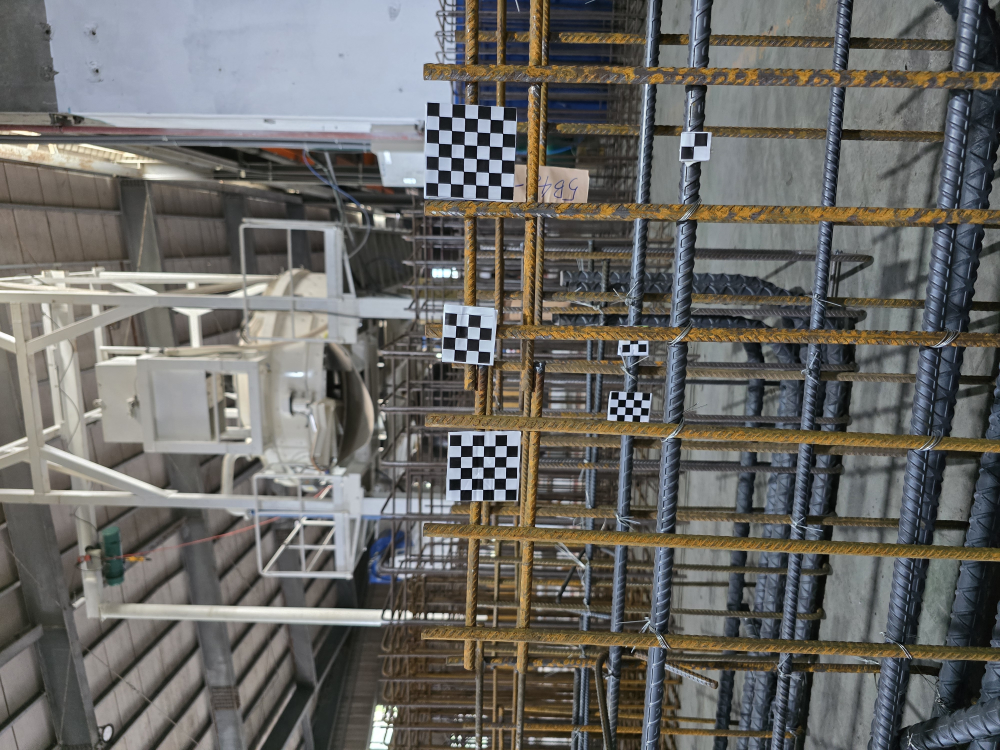
#> input picture 0.5m_with_scale/20250502_135811.jpg, 4000 x 3000 px, found by its file name (shown at 1/4 size); its folder holds only this picture in this run
$ jupyter execute depth_map_comparison.ipynb
#> lines starting #> are read from the running program, lines starting #| are printed output that depends on the picture
[cell 1]
from PIL import Image
import os
import matplotlib.pyplot as plt

[cell 2]
def get_file_name(directory):
    file_names = []
    for file in os.listdir(directory):
        name_without_ext = os.path.splitext(file)[0]
        file_names.append(name_without_ext)
    return file_names

[cell 3]
# Get the paths of the images in different directories
def get_images_paths(file_names, directories):
    images_paths = []
    for file_name in file_names:
        image_paths = []
        for directory, extension in directories.items():
            file = f"{file_name}.{extension}"
            image_paths.append(os.path.join(directory, file))
        images_paths.append(image_paths)
    return images_paths

[cell 4]
def show_depth_images(images_paths):
    for image_paths in images_paths:
        plt.figure(figsize=(15, 10))
        for i, image_path in enumerate(image_paths):
            image = Image.open(image_path)
#> image is the input picture: PIL image 4000x3000 RGB; mean R, G, B 106.1, 105, 101.8
            if i == 0:
                image = image.rotate(270, expand=True)
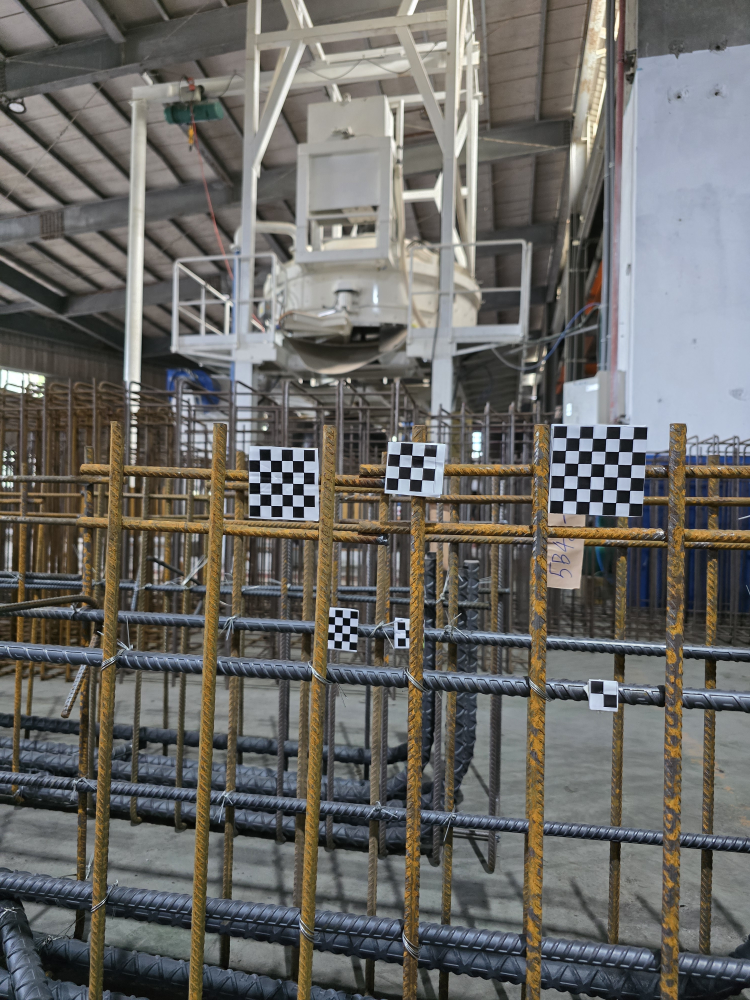
#> image: PIL image 3000x4000 RGB (shown at 1/4 size); mean R, G, B 106.1, 105, 101.8

            n_cols = (len(image_paths) + 1) // 2
            plt.subplot(2, n_cols, i + 1)
            plt.imshow(image)
            plt.title(os.path.basename(os.path.dirname(image_path)))
            plt.axis('off')

        plt.show()


$ run again, on 0.5m_with_scale/20250502_140223.jpg
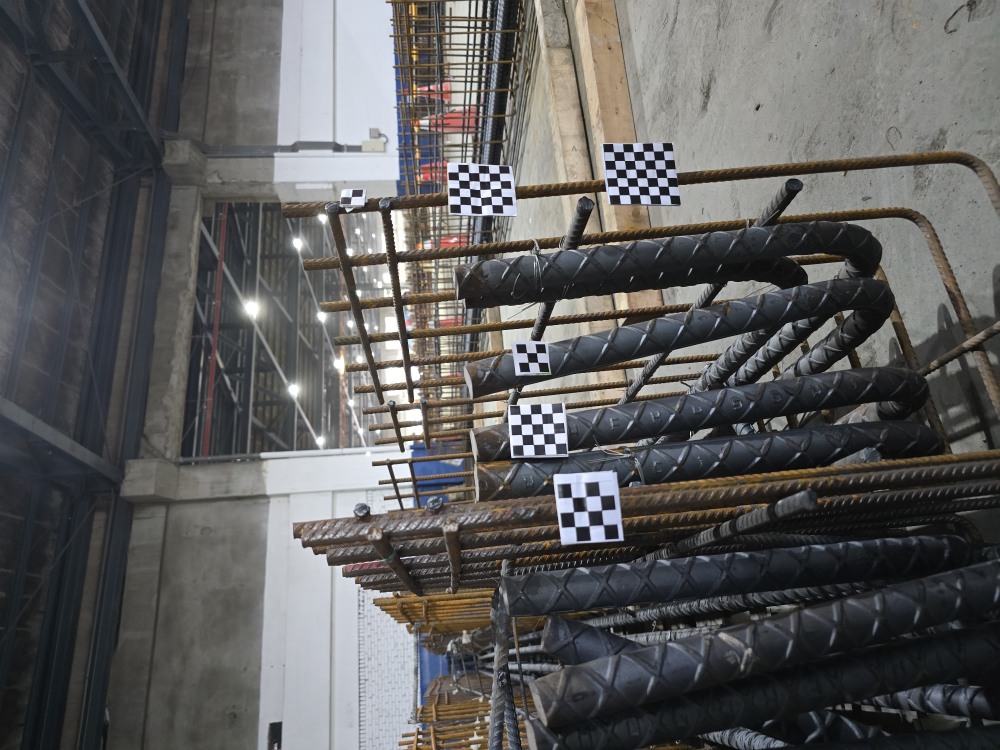
#> input picture 0.5m_with_scale/20250502_140223.jpg, 4000 x 3000 px, found by its file name (shown at 1/4 size)
#> in show_depth_images, image is the input picture: PIL image 4000x3000 RGB; mean R, G, B 92.7, 92.1, 91.8
#> in show_depth_images, `image = image.rotate(270, expand=True)`:
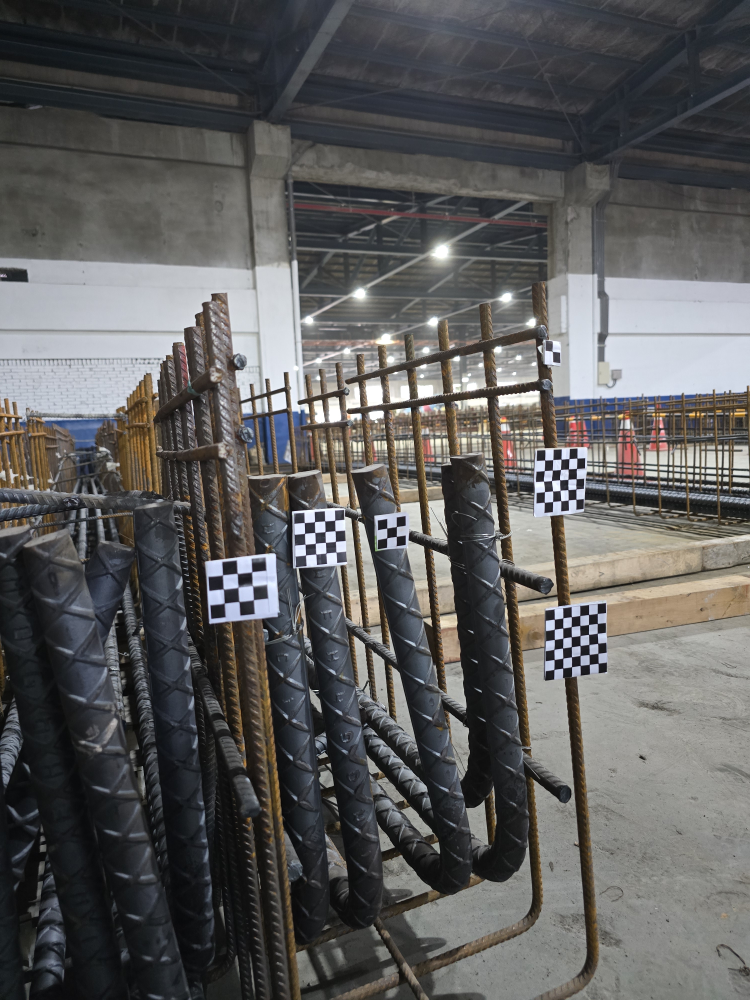
#> image: PIL image 3000x4000 RGB (shown at 1/4 size); mean R, G, B 92.7, 92.1, 91.8

$ run again, on 0.5m_with_scale/20250502_140226.jpg
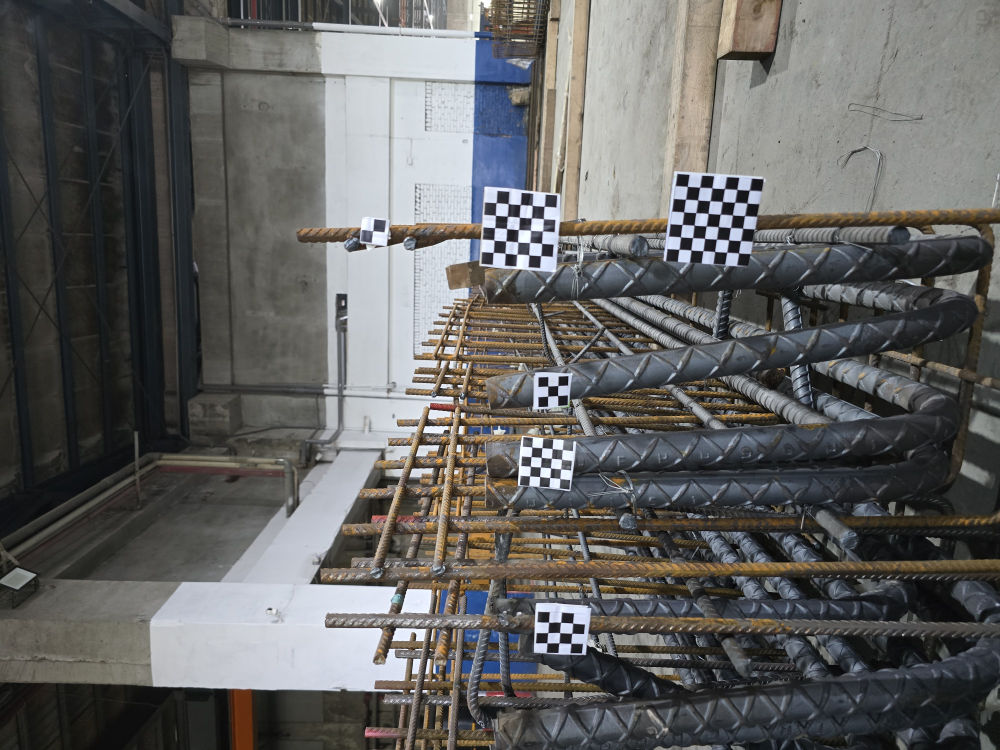
#> input picture 0.5m_with_scale/20250502_140226.jpg, 4000 x 3000 px, found by its file name (shown at 1/4 size)
#> in show_depth_images, image is the input picture: PIL image 4000x3000 RGB; mean R, G, B 98.3, 98.1, 96.9
#> in show_depth_images, `image = image.rotate(270, expand=True)`:
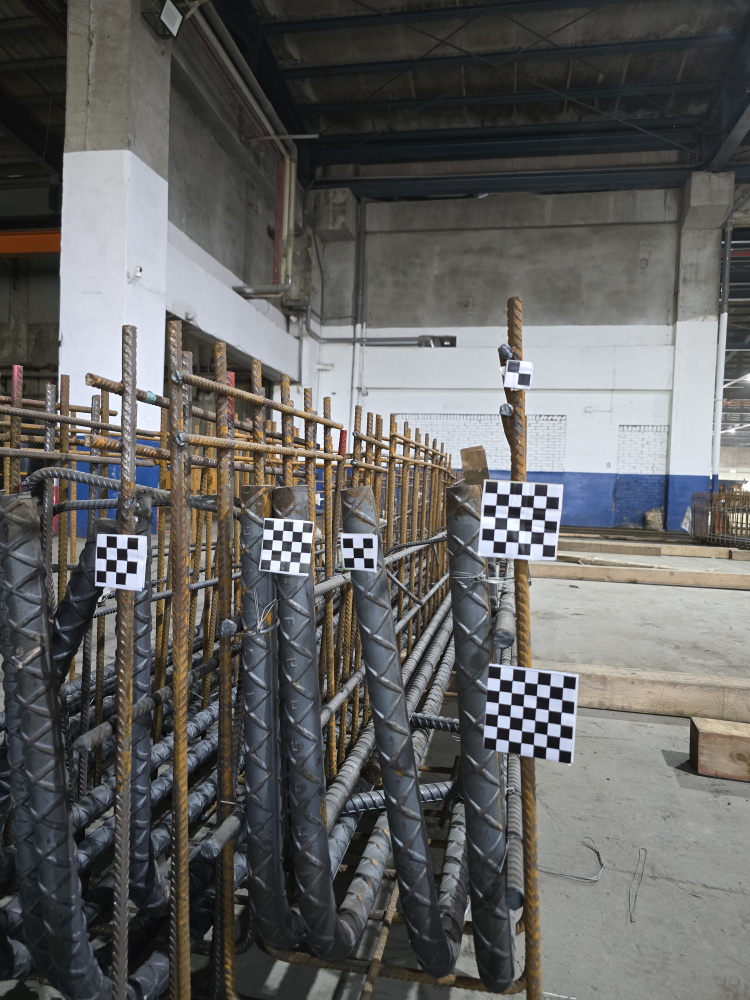
#> image: PIL image 3000x4000 RGB (shown at 1/4 size); mean R, G, B 98.3, 98.1, 96.9

$ run again, on 0.5m_with_scale/20250502_140237.jpg
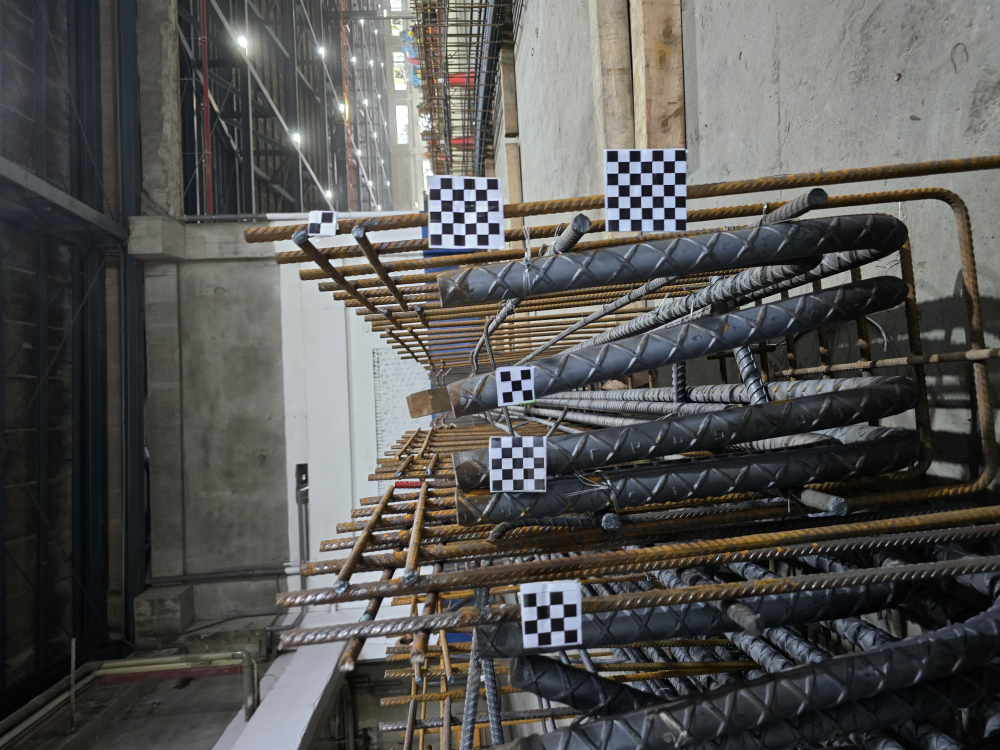
#> input picture 0.5m_with_scale/20250502_140237.jpg, 4000 x 3000 px, found by its file name (shown at 1/4 size)
#> in show_depth_images, image is the input picture: PIL image 4000x3000 RGB; mean R, G, B 85.6, 85.3, 83.2
#> in show_depth_images, `image = image.rotate(270, expand=True)`:
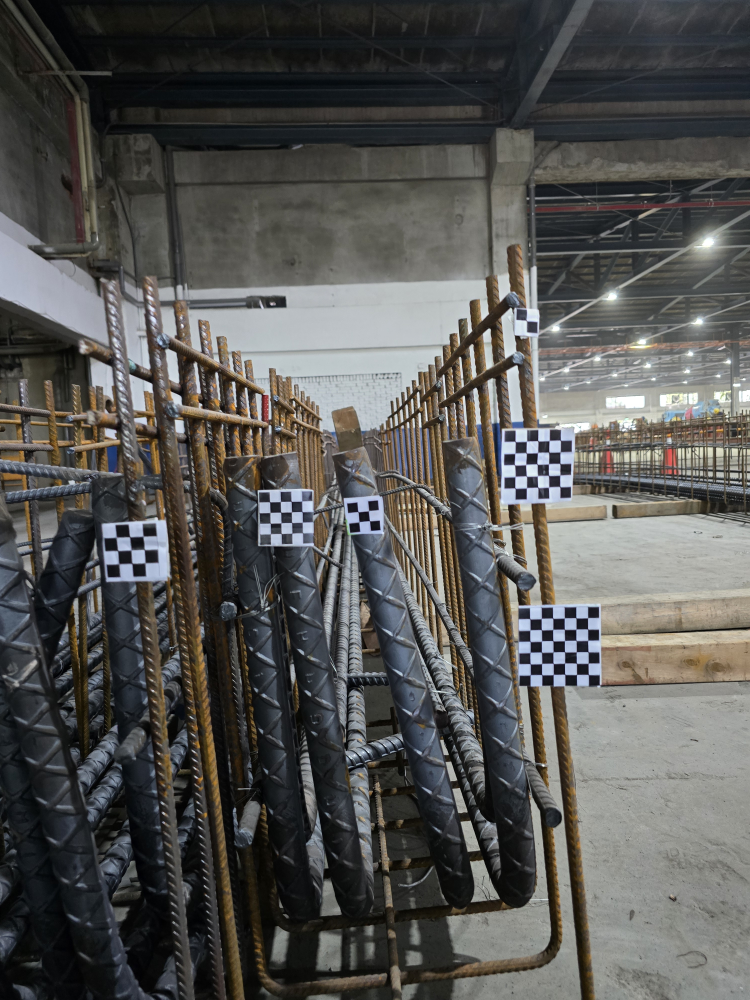
#> image: PIL image 3000x4000 RGB (shown at 1/4 size); mean R, G, B 85.6, 85.3, 83.2

$ run again, on 0.5m_with_scale/20250502_140211.jpg
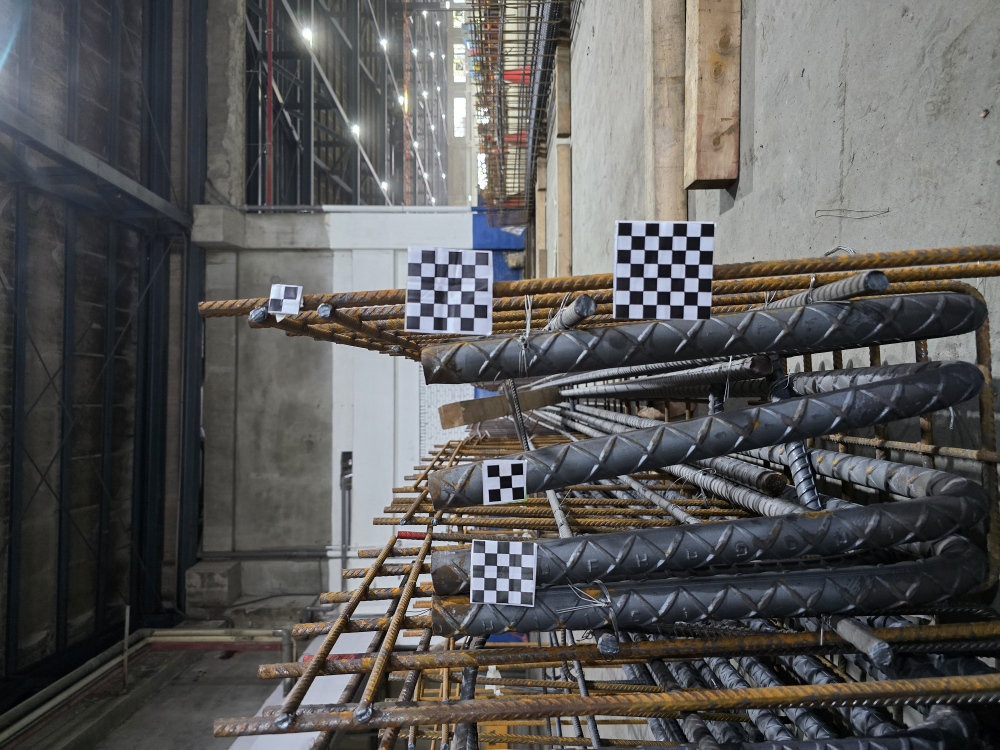
#> input picture 0.5m_with_scale/20250502_140211.jpg, 4000 x 3000 px, found by its file name (shown at 1/4 size)
#> in show_depth_images, image is the input picture: PIL image 4000x3000 RGB; mean R, G, B 90.8, 90.1, 89.2
#> in show_depth_images, `image = image.rotate(270, expand=True)`:
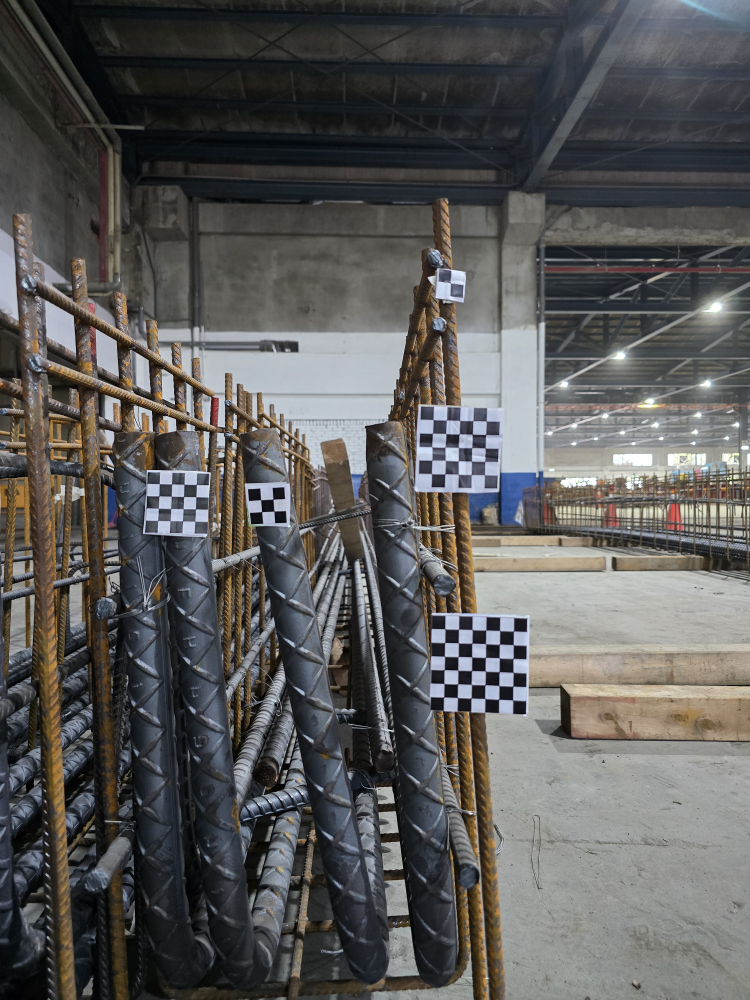
#> image: PIL image 3000x4000 RGB (shown at 1/4 size); mean R, G, B 90.8, 90.1, 89.2
